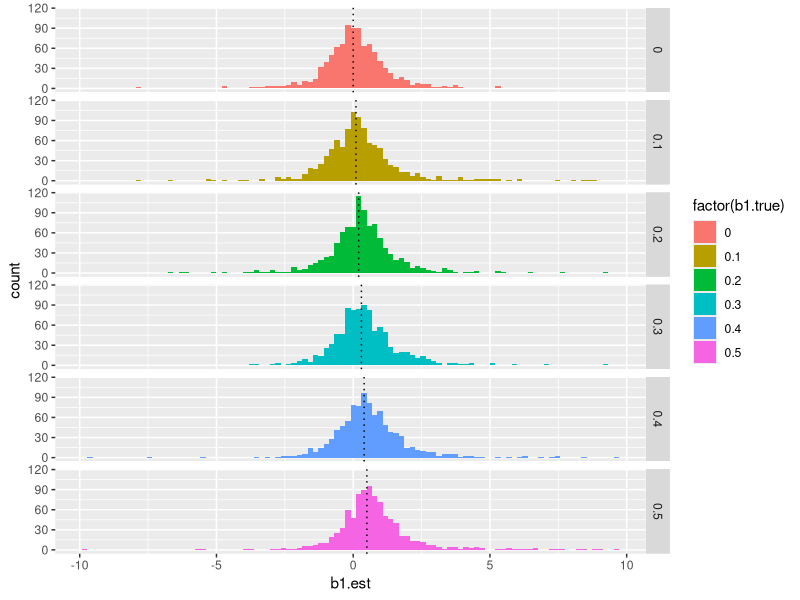
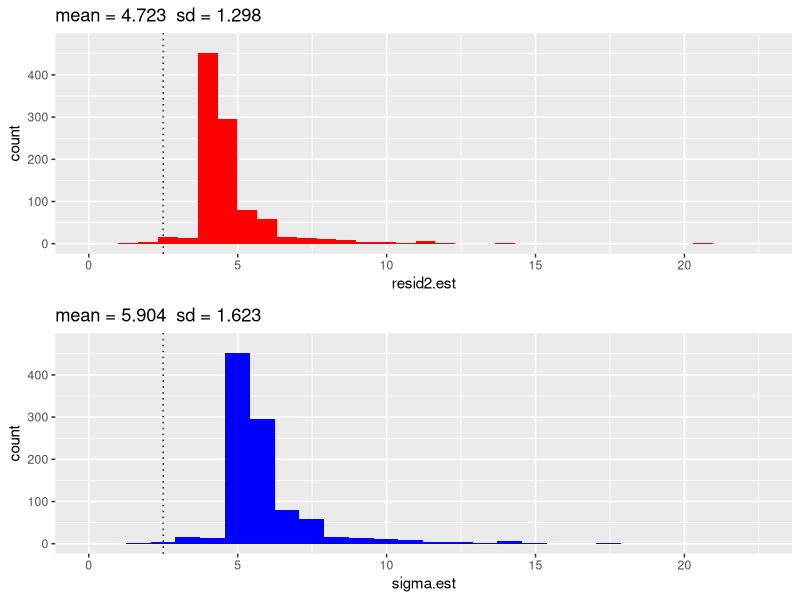
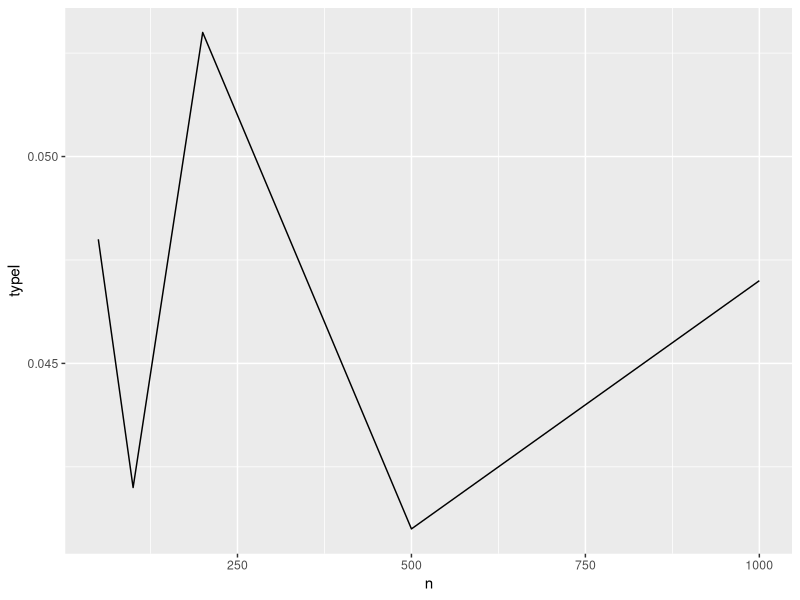

R code for these plots, in order: (Note: a time limit stopped this script after it produced the figures.)

# Install required packages if they're not already installed, then load
for (f in c('dplyr', 'ggplot2', 'grid')) {
    if (!f %in% rownames(installed.packages())) {
        install.packages(f, dependencies = TRUE)
    }
    library(f, character.only = TRUE)
}; rm(f)

b1range <- c(0, 0.1, 0.2, 0.3, 0.4, 0.5)
nrange <- c(50, 100, 200, 500, 1000)
n_b1 <- expand.grid(b1 = b1range, n = nrange) %>% as.tbl



##################################################################################
# PS3: Investigating GLMs with simulations
##################################################################################
# Problem Set 3: GLMs

# Please stick with your partner from PS2.

# The code in PS3 first gives a repeat of the application of the LM to the binary 
# simulation data. Then there is an example of fitting a data set using a binary 
# (binomial) GLM. Your job is to adapt the code for LMs for use with GLMs so that you
# can fit simulated data with a binary GLM.

# 1. Investigate the distribution of the GLM estimator of b1. Is it biased? What is 
# the distribution? Normal? How does the distribution change with the true (simulated)
# value of b1? 

# Warning: for smaller n and larger b1, sometimes glm() gives crazy answers. You can 
# get rid of them with the code:

# output <- output[abs(output$b1.est) < 10,]

# which removes values that have values less than -10 or greater than 10. Normally it 
# is a bad thing to throw out estimates like this without checking that it doesn't 
# affect your results, but for now don't worry.

# 2. Check the type I errors. Does type I error control depend on n? How would this 
# affect your interpretation of p-values in your analyses?

# 3. Check the GLM estimator of b1 for consistency in the range

# nrange <- c(50, 100, 200, 500, 1000)

# Does the variance in the estimator depend on the true value of b1?

# 4. Compare the power of GLMs and LMs with the same data sets (i.e., in the loop over
# simulated data sets, test the hypothesis H0: b1 = 0 with both LM and GLM). Is the 
# GLM more or less powerful than the LM? Does the difference depend on the sample size 
# n?





##################################################################################
# Do the following analyses using a binomial GLM

# 1. Distribution of the estimator of b1
# 2. Type I errors
# 3. Consistency
# 4. Power
# 5. Do a comparison of power between the GLM and the LM

# As an example of how to use glm(), try this:

# inv.logit <- function(x){
# 	exp(x)/(1 + exp(x))
# }
# 
# n <- 10
# b0 <- 0
# b1 <- 1
# 
# X <- rnorm(n=n)
# Y <- rbinom(n=n, size=1, prob=inv.logit(b0 + b1*X))
# 
# z <- glm(Y ~ X, family="binomial")
# summary(z)
# 
# par(mfrow=c(1,1))
# plot(Y ~ X)
# lines(inv.logit(b0 + b1*X[order(X)]) ~ X[order(X)], col="red")
# lines(inv.logit(z$coef[1] + z$coef[2]*X[order(X)]) ~ X[order(X)], col="blue")




# ==========================================================================
# ==========================================================================

# Simulate a binary dataset

# ==========================================================================
# ==========================================================================

inv_logit <- function(x){
    exp(x)/(1 + exp(x))
}
logit <- function(x){
    log(x/(1 - x))
}



bin_sim <- function(b0 = 0, b1 = 0, n = 10, lm_too = FALSE) {
    X <- rnorm(n = n)
    Y <- rbinom(n = n, size = 1, prob = inv_logit(b0 + b1*X))
    z <- suppressWarnings(glm(Y ~ X, data = NULL, family = binomial))
    out_df <- data_frame(
        b0.est = z$coef[1],
        b1.est = z$coef[2],
        resid2.est = mean(z$resid^2),  # "residual sum of squares"
        sigma.est = mean(z$resid^2)*n/(n-2),  # "estimated variance of the random error"
        P = summary(z)$coef[2,4]
    )
    if (lm_too) {
        z_lm <- suppressWarnings(lm(Y ~ X, data = NULL))
        out_df$method <- 'glm'
        out_df_lm <- data_frame(
            b0.est = z_lm$coef[1],
            b1.est = z_lm$coef[2],
            resid2.est = mean(z_lm$resid^2),
            sigma.est = mean(z_lm$resid^2)*n/(n-2),
            P = summary(z_lm)$coef[2,4],
            method = 'lm'
        )
        return(bind_rows(out_df, out_df_lm))
    } else {
        return(out_df)
    }
}

nsims <- 1000

set.seed(111)
sim_df <- replicate(nsims, bin_sim(), simplify = FALSE) %>% 
    bind_rows %>% filter(abs(b1.est) < 10)


# ------------
# Distribution of the estimator of b1
# ------------


set.seed(111)
b1_sims <- lapply(b1range, 
       function(b){
           replicate(nsims, bin_sim(b1 = b), simplify = FALSE) %>%
               bind_rows %>%
               mutate(b1.true = b) %>%
               filter(abs(b1.est) < 10)
           }
       ) %>% 
    bind_rows

b1_sims %>% 
    ggplot(aes(x = b1.est, fill = factor(b1.true))) +
    geom_histogram(bins = 100) +
    geom_vline(aes(xintercept = b1.true), linetype = 3) +
    facet_grid(b1.true ~ .)

# Seems mostly normal, but right skewed, especially at higher b1
# Doesn't seem biased



# ------------
# Two estimates of sigma
# ------------

# I believe this is the expected value of sigma here
# np(1-p); where E(p) = 0 and n = 10
sigma_exp <- 10 * 0.5^2

# Residual sum of squares
sim_resid2_h <- ggplot(sim_df, aes(resid2.est)) + 
    geom_histogram(bins = 30, fill = 'red') +
    geom_vline(aes(xintercept = sigma_exp), linetype= 3) +
    ggtitle(paste('mean =', sprintf("%.3f", mean(sim_df$resid2.est)),
                  ' sd =', sprintf("%.3f", sd(sim_df$resid2.est)))) + 
    coord_cartesian(xlim = c(0, 22.5), ylim = c(0, 475))

# Sigma: estimated variance of the random error
sim_sigma_h <- ggplot(sim_df, aes(sigma.est)) + 
    geom_histogram(bins = 30, fill = 'blue') +
    geom_vline(aes(xintercept = sigma_exp), linetype= 3) +
    ggtitle(paste('mean =', sprintf("%.3f", mean(sim_df$sigma.est)),
                  ' sd =', sprintf("%.3f", sd(sim_df$sigma.est)))) + 
    coord_cartesian(xlim = c(0, 22.5), ylim = c(0, 475))

grid.newpage()
grid.draw(rbind(ggplotGrob(sim_resid2_h), 
                ggplotGrob(sim_sigma_h), 
                size = "last"))


# So these are overdispersed?? Weird.





# ------------
# Bias
# ------------
# Using Mean Signed Deviation (MSD)

# In estimators of sigma
sum((sim_df$resid2.est - sigma_exp) / nrow(sim_df))
sum((sim_df$sigma.est - sigma_exp) / nrow(sim_df))

# In b1
sum((sim_df$b1.est - 0) / nrow(sim_df))


# ------------
# Efficiency
# ------------
# Relative
{sum((sim_df$resid2.est - sigma_exp)^2) / nrow(sim_df)} /
{sum((sim_df$sigma.est - sigma_exp)^2) / nrow(sim_df)}



# ------------
# Type I errors
# ------------
mean(sim_df$P < 0.05, na.rm = TRUE)

# 2. Check the type I errors. Does type I error control depend on n? How would this 
# affect your interpretation of p-values in your analyses?


set.seed(333)
typeI <- lapply(nrange, 
                function(n_i){
                    replicate(nsims, bin_sim(n = n_i), simplify = FALSE) %>%
                        bind_rows %>%
                        mutate(n = n_i) %>%
                        filter(abs(b1.est) < 10)
                }
    ) %>% 
    bind_rows



typeI %>% 
    group_by(n) %>% 
    summarize(typeI = mean(P < 0.05, na.rm = TRUE)) %>% 
    ggplot(aes(n, typeI)) + geom_line()


# ------------
# Consistency of b1
# ------------

# Check the GLM estimator of b1 for consistency in the range `nrange`
# Does the variance in the estimator depend on the true value of b1?

set.seed(444)
consist <- lapply(seq(nrow(n_b1)), 
                  function(i){
                      n_i <- n_b1$n[i]
                      b1_i <- n_b1$b1[i]
                      replicate(nsims, bin_sim(n = n_i, b1 = b1_i), simplify = FALSE) %>%
                          bind_rows %>%
                          mutate(n = n_i, b1.true = b1_i) %>%
                          filter(abs(b1.est) < 10)
                  }
    ) %>% 
    bind_rows


consist %>% 
    group_by(n, b1.true) %>% 
    summarize(b1.sd = sd(b1.est)) %>% 
    ggplot(aes(n, b1.sd, color = factor(b1.true))) + geom_line()





# ------------
# Power
# ------------


# 4. Compare the power of GLMs and LMs with the same data sets (i.e., in the loop over
# simulated data sets, test the hypothesis H0: b1 = 0 with both LM and GLM). Is the 
# GLM more or less powerful than the LM? Does the difference depend on the sample size 
# n?



mult_b1 <- data_frame()
set.seed(333)
for(b1 in b1range){
    output <- replicate(nsims, bin_sim(n = 100, b1 = b1), simplify = FALSE) %>% 
        bind_rows %>%
        mutate(b1.true = b1)
    mult_b1 <- bind_rows(mult_b1, output)
}; rm(b1, output)

mult_b1$rejected <- mult_b1$P < 0.05

powers <- mult_b1 %>% 
    group_by(b1.true) %>% 
    summarize(rejected = mean(rejected))
powers

ggplot(powers, aes(b1.true, rejected)) + geom_line()
